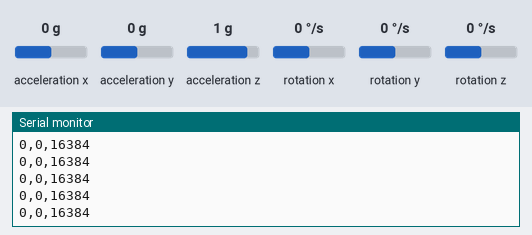
Recording of a sketch running on a simulated Arduino Uno, built with avr-gcc and run on an emulated ATmega328P. On the bench: the last lines printed to the serial monitor. The inputs (shaded band) are chosen by the test bench; at power-on: acceleration x 0 g, acceleration y 0 g, acceleration z 1 g, rotation x 0 °/s, rotation y 0 °/s, rotation z 0 °/s.

Above: at 1.2 s.
1.3 s: acceleration x set to -1.4 g
At 1.32 s:
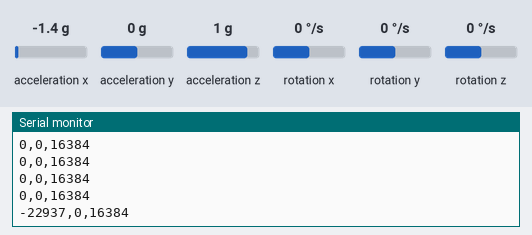
4.3 s: acceleration y set to -1.4 g
At 4.31 s:
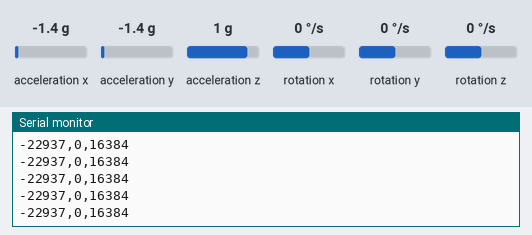
5.8 s: acceleration z set to -1.4 g
At 5.84 s:
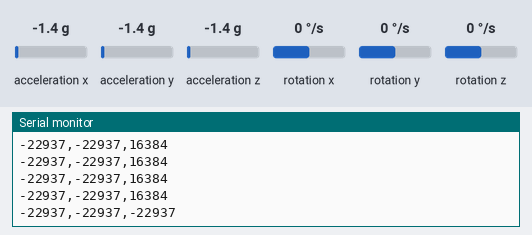
7.3 s: acceleration x set to 0 g
At 7.31 s:
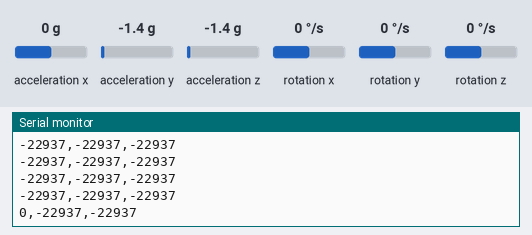

Measured:
- after the input at 1.3 s, the serial monitor: prints a new line at once (image 1)
- after the input at 5.8 s, the serial monitor: prints a new line at once (image 3)
- after the input at 7.3 s, the serial monitor: prints a new line at once (image 4)

The sketch:

ARDUINO_CODE_TASK_1.ino
```cpp
#include <Wire.h>
#include <MPU6050.h>

MPU6050 mpu;

void setup() {
  Serial.begin(9600);
  Wire.begin();
  mpu.initialize();
  if (!mpu.testConnection()) {
    Serial.println("MPU6050 connection failed!");
    while (1);
  }
  Serial.println("MPU6050 ready");
}

void loop() {
  int16_t ax, ay, az, gx, gy, gz;
  mpu.getMotion6(&ax, &ay, &az, &gx, &gy, &gz);

  // Send comma-separated accelerometer data
  Serial.print(ax); Serial.print(",");
  Serial.print(ay); Serial.print(",");
  Serial.println(az);

  delay(50);   // 20 samples per second
}
```
